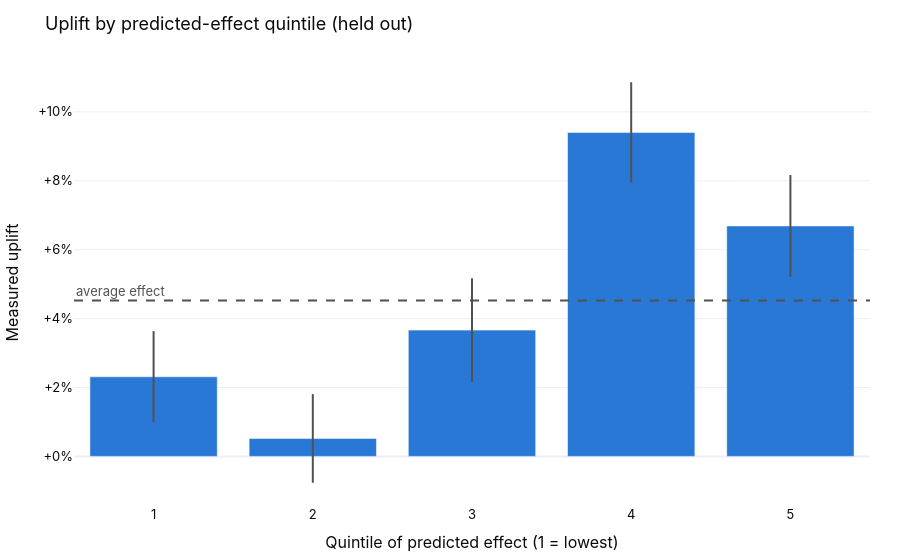

Notebook code cell kept with this figure:
### Code cell
groups = gates(rct.y, rct.t, oof[best][0])
save(gates_plot(groups, truth), "gates", height=420)

### Figure 1 — Plotly figure (JSON) as saved in the notebook; plotly's stock layout.template omitted (floating-point values rounded to 4 significant figures)
{"data": [{"error_y": {"array": [0.01326, 0.01287, 0.01508, 0.01456, 0.01478], "arrayminus": [0.01326, 0.01287, 0.01508, 0.01456, 0.01478], "color": "#52514e", "thickness": 2, "type": "data", "width": 0}, "hovertemplate": "group %{x}: %{y:+.1%}<extra></extra>", "marker": {"color": "#2a78d6"}, "type": "bar", "x": ["1", "2", "3", "4", "5"], "y": [0.0231, 0.005219, 0.03666, 0.09404, 0.06689]}], "layout": {"annotations": [{"font": {"color": "#52514e"}, "showarrow": false, "text": "average effect", "x": 0, "xanchor": "left", "xref": "x domain", "y": 0.04523, "yanchor": "bottom", "yref": "y"}], "font": {"color": "#0b0b0b", "family": "Inter, Helvetica, Arial, sans-serif", "size": 13}, "margin": {"b": 40, "l": 40, "r": 30, "t": 60}, "shapes": [{"line": {"color": "#52514e", "dash": "dash", "width": 2}, "type": "line", "x0": 0, "x1": 1, "xref": "x domain", "y0": 0.04523, "y1": 0.04523, "yref": "y"}], "showlegend": false, "title": {"text": "Uplift by predicted-effect quintile (held out)"}, "xaxis": {"title": {"text": "Quintile of predicted effect (1 = lowest)"}}, "yaxis": {"tickformat": "+.0%", "title": {"text": "Measured uplift"}}}}
